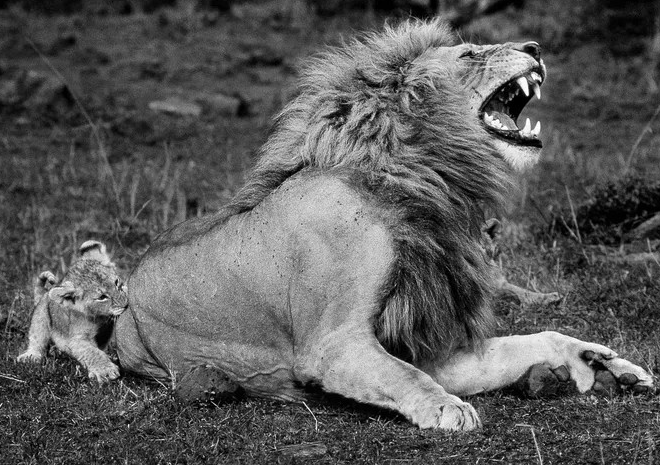
#> input picture lab01/zad11/lwy.png, 660 x 465 px
$ python zad11b.py
#> lines starting #> are read from the running program, lines starting #| are printed output that depends on the picture
import numpy as np
from PIL import Image
import matplotlib.pyplot as plt

src = Image.open("lwy.png").convert("L")
#> src is the input picture: PIL image 660x465 L; min 0, max 255, mean 91.4
src_arr = np.array(src, dtype=np.float64)
H, W = src_arr.shape
#> H = 465; W = 660

JJN = [
    (0, +1, 7 / 48),
    (0, +2, 5 / 48),
    (+1, -2, 3 / 48),
    (+1, -1, 5 / 48),
    (+1, 0, 7 / 48),
    (+1, +1, 5 / 48),
    (+1, +2, 3 / 48),
    (+2, -2, 1 / 48),
    (+2, -1, 3 / 48),
    (+2, 0, 5 / 48),
    (+2, +1, 3 / 48),
    (+2, +2, 1 / 48),
]


def quantize_1bit(value, T=80):
    return 255.0 if value >= T else 0.0


def quantize_5level(value):
    if value < 40:
        return 64.0
    elif value < 60:
        return 128.0
    elif value < 120:
        return 192.0
    else:
        return 255.0


def jjn_dither(img_arr, quantize_fn):
    arr = img_arr.copy()
    H, W = arr.shape
#> H = 465; W = 660
    for y in range(H):
        for x in range(W):
            old = arr[y, x]
            new = quantize_fn(old)
            arr[y, x] = new
            err = old - new
            for dy, dx, w in JJN:
                ny, nx = int(y + dy), int(x + dx)
                if 0 <= ny < H and 0 <= nx < W:
                    arr[ny, nx] += err * w
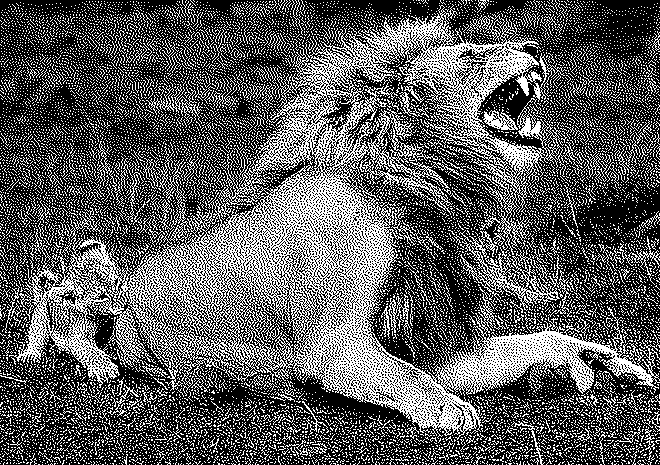
#> arr: shape (465, 660) float64; 35.8% white in thin lines or dots
    return np.clip(arr, 0, 255).astype(np.uint8)
#> returned value: shape (465, 660); 35.8% white in thin lines or dots


result_a = jjn_dither(src_arr, quantize_1bit)
result_b = jjn_dither(src_arr, quantize_5level)
#> after the loop in jjn_dither (call 2), `for y in range(H):`:
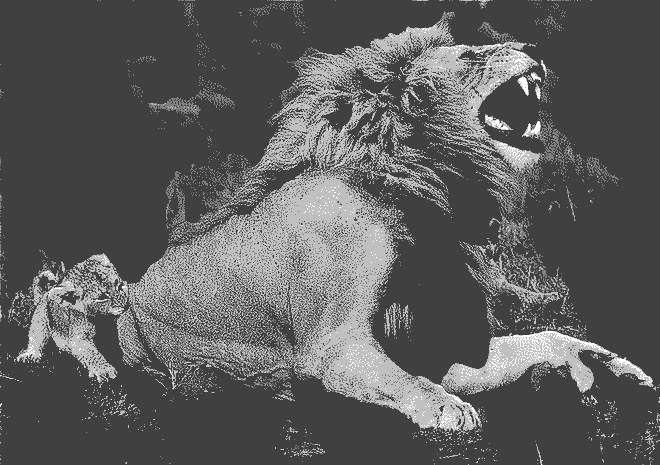
#> arr: shape (465, 660) float64; min 64, max 255, mean 93.1


fig, axes = plt.subplots(1, 3, figsize=(13, 5))
fig.suptitle("Dithering Jarvis-Judice-Ninke", fontsize=13)

axes[0].imshow(src_arr.astype(np.uint8), cmap="gray", vmin=0, vmax=255)
axes[0].set_title("Oryginał (szarości)")
axes[0].axis("off")

axes[1].imshow(result_a, cmap="gray", vmin=0, vmax=255)
axes[1].set_title("(a) 1-bit, próg T = 80")
axes[1].axis("off")

axes[2].imshow(result_b, cmap="gray", vmin=0, vmax=255)
axes[2].set_title("(b) 5 poziomów {0, 64, 128, 192, 255}")
axes[2].axis("off")

plt.tight_layout()
plt.savefig("jjn_porownanie.png", dpi=150, bbox_inches="tight")
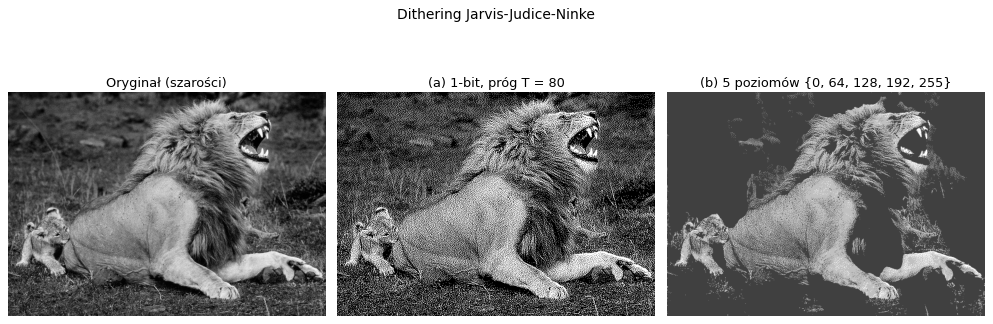
#> figure drawn by matplotlib, 3 panels
plt.show()
